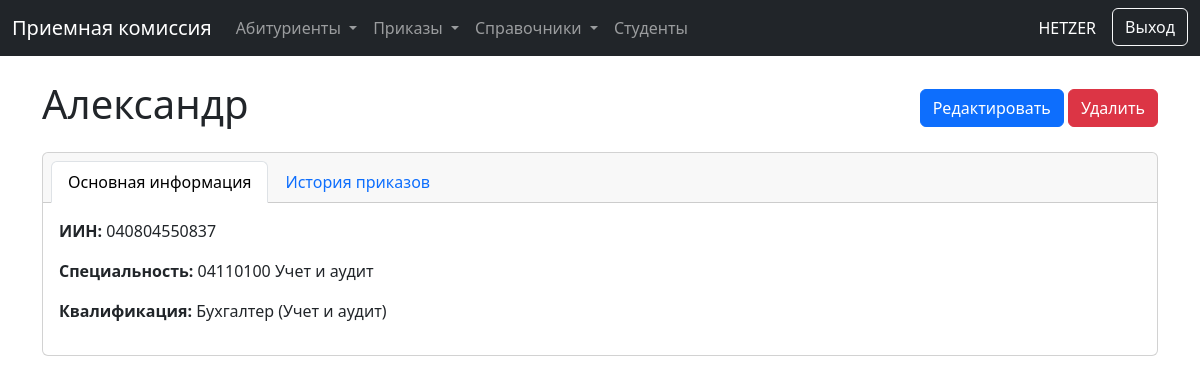
The page /students/1/ (signed in) on the database its author committed.
### students/models.py (models this page shows, shortened)
class Student(models.Model):
    STUDY_FORM_CHOICES = [('Очная', 'Очная'), ('Дуальная', 'Дуальная')]
    BASE_CHOICES = [('9 классов', '9 классов'), ('11 классов', '11 классов'), ('ТиПО', 'ТиПО')]
    GENDER_CHOICES = [('Мужской', 'Мужской'), ('Женский', 'Женский')]
    PAYMENT_TYPE_CHOICES = [('Госзаказ', 'Госзаказ'), ('Платное', 'Платное')]
    full_name = models.CharField(max_length=255, verbose_name="ФИО")
    iin = models.CharField(max_length=12, unique=True, verbose_name="ИИН")
    specialty = models.ForeignKey('handbooks.Specialty', on_delete=models.PROTECT, verbose_name="Специальность")
    qualification = models.ForeignKey('handbooks.Qualification', on_delete=models.PROTECT, verbose_name="Квалификация")
    study_form = models.CharField(max_length=50, choices=STUDY_FORM_CHOICES, verbose_name="Форма обучения", null=True, blank=True)
    base_education = models.CharField(max_length=50, choices=BASE_CHOICES, verbose_name="На базе", null=True, blank=True)
    school = models.CharField(max_length=255, verbose_name="Школа/Колледж", null=True, blank=True)
    graduation_year = models.IntegerField(verbose_name="Год окончания", null=True, blank=True)
    with_honors = models.BooleanField(default=False, verbose_name="С отличием")
    gpa = models.DecimalField(max_digits=3, decimal_places=2, verbose_name="Средний балл аттестата", null=True, blank=True)
    birth_date = models.DateField(verbose_name="Дата рождения", null=True, blank=True)
    study_language = models.CharField(max_length=50, verbose_name="Язык обучения", null=True, blank=True)
    social_status = models.CharField(max_length=100, blank=True, null=True, verbose_name="Социальный статус")
    citizenship = models.CharField(max_length=100, default='Республика Казахстан', verbose_name="Гражданство", null=True, blank=True)
    nationality = models.CharField(max_length=100, verbose_name="Национальность", null=True, blank=True)
    gender = models.CharField(max_length=10, choices=GENDER_CHOICES, verbose_name="Пол", null=True, blank=True)
    phone_number = models.CharField(max_length=20, verbose_name="Контакты", null=True, blank=True)
    home_address = models.CharField(max_length=255, verbose_name="Дом. адрес", null=True, blank=True)
    parents_info = models.TextField(blank=True, null=True, verbose_name="ФИО родителей")
    has_incomplete_docs = models.BooleanField(default=False, verbose_name="Неполный пакет документов")
    needs_dormitory = models.BooleanField(default=False, verbose_name="Общежитие")
    payment_type = models.CharField(max_length=20, choices=PAYMENT_TYPE_CHOICES, default='Платное', verbose_name="Тип финансирования", null=True, blank=True)
    application_date = models.DateField(verbose_name="Дата подачи заявления")
    photo = models.ImageField(upload_to='student_photos/', null=True, blank=True, verbose_name="Фото 3x4")
    movement_history = models.ManyToManyField('orders.Order', blank=True, verbose_name="История приказов")
    created_at = models.DateTimeField(auto_now_add=True)
    class Meta:
        verbose_name = "Студент"
        verbose_name_plural = "Студенты"
        ordering = ['full_name']

### handbooks/models.py (models this page shows)
class Specialty(models.Model):
    code = models.CharField(
        max_length=50,
        verbose_name="Код специальности",
        default='' # Добавляем пустую строку как значение по умолчанию
    )
    name = models.CharField(max_length=255, verbose_name="Наименование специальности")
    def __str__(self):
        return f"{self.code} {self.name}"
    class Meta:
        verbose_name = "Специальность"
        verbose_name_plural = "Специальности"

class Qualification(models.Model):
    code = models.CharField(
        max_length=50,
        verbose_name="Код специальности",
        default='' # Добавляем пустую строку как значение по умолчанию
    )
    name = models.CharField(max_length=255, verbose_name="Наименование квалификации")
    specialty = models.ForeignKey(Specialty, on_delete=models.CASCADE, related_name="qualifications", verbose_name="Специальность")
    is_worker_qualification = models.BooleanField(default=False, verbose_name="Рабочая квалификация")
    def __str__(self):
        return f"{self.name} ({self.specialty.name})"
    class Meta:
        verbose_name = "Квалификация"
        verbose_name_plural = "Квалификации"

### students/views.py (the view)
# urls.py: path('<int:pk>/', views.StudentDetailView.as_view(), name='student_detail'),
class StudentDetailView(LoginRequiredMixin, PermissionRequiredMixin, DetailView):
    model = Student
    permission_required = 'students.view_student'
    template_name = 'students/student_detail.html'
    context_object_name = 'student'

### students/templates/students/student_detail.html (shortened to what this page needs)
{% extends "./base.html" %}
{% block content %}
<div class="d-flex justify-content-between align-items-center mb-3">
    <h1>{{ student.full_name }}</h1>
    <div>
        {% if perms.enrollment.change_student %}
        <a href="{% url 'student_edit' student.pk %}" class="btn btn-primary">Редактировать</a>
        {% endif %}
        {% if perms.enrollment.delete_student %}
        <a href="{% url 'student_delete' student.pk %}" class="btn btn-danger">Удалить</a>
        {% endif %}
    </div>
</div>
<div class="card">
    <div class="card-header">
        <ul class="nav nav-tabs card-header-tabs">
            <li class="nav-item">
                <a class="nav-link active" href="#">Основная информация</a>
            </li>
             <li class="nav-item">
                <a class="nav-link" href="#">История приказов</a>
            </li>
        </ul>
    </div>
    <div class="card-body">
        <p><strong>ИИН:</strong> {{ student.iin }}</p>
        <p><strong>Специальность:</strong> {{ student.specialty }}</p>
        <p><strong>Квалификация:</strong> {{ student.qualification }}</p>
    </div>
</div>
{% endblock %}

### students/templates/students/base.html (shortened to what this page needs)
<!DOCTYPE html>
<html lang="ru">
<head>
    <link href="https://cdn.jsdelivr.net/npm/bootstrap@5.3.2/dist/css/bootstrap.min.css" rel="stylesheet">
</head>
<body>
    <nav class="navbar navbar-expand-lg navbar-dark bg-dark mb-4">
    <div class="container-fluid">
        <a class="navbar-brand" href="{% url 'dashboard' %}">Приемная комиссия</a>
        <div class="collapse navbar-collapse" id="mainNavbar">
            <ul class="navbar-nav me-auto mb-2 mb-lg-0">
                {% if perms.enrollment.view_applicant or perms.enrollment.add_applicant %}
                <li class="nav-item dropdown">
                    <a class="nav-link dropdown-toggle" href="#" id="applicantsDropdown" role="button" data-bs-toggle="dropdown" aria-expanded="false">
                        Абитуриенты
                    </a>
                </li>
                {% endif %}
                {% if perms.enrollment.view_order or perms.enrollment.add_order %}
                <li class="nav-item dropdown">
                    <a class="nav-link dropdown-toggle" href="#" id="ordersDropdown" role="button" data-bs-toggle="dropdown" aria-expanded="false">
                        Приказы
                    </a>
                </li>
                {% endif %}
                <li class="nav-item dropdown">
    <a class="nav-link dropdown-toggle" href="#" id="navbarDropdown" role="button" data-bs-toggle="dropdown" aria-expanded="false">
        Справочники
    </a>
</li>
<li class="nav-item">
    {% if perms.enrollment.view_student %}
    <a class="nav-link" href="{% url 'student_list' %}">Студенты</a>
    {% endif %}
</li>
            </ul>
            <div class="d-flex">
                <span class="navbar-text text-white me-3">{{ user.username }}</span>
                <form action="{% url 'logout' %}" method="post">
                    <button type="submit" class="btn btn-outline-light">Выход</button>
                </form>
            </div>
        </div>
    </div>
</nav>
    <main class="container mt-4">
        {% block content %}{% endblock %}
    </main>
</body>
</html>

### rows shown on the page
Student: full_name "Александр", iin "040804550837", specialty "04110100 Учет и аудит", qualification "Бухгалтер (Учет и аудит)"

### other values the page prints
{{ user.username }} "HETZER"
